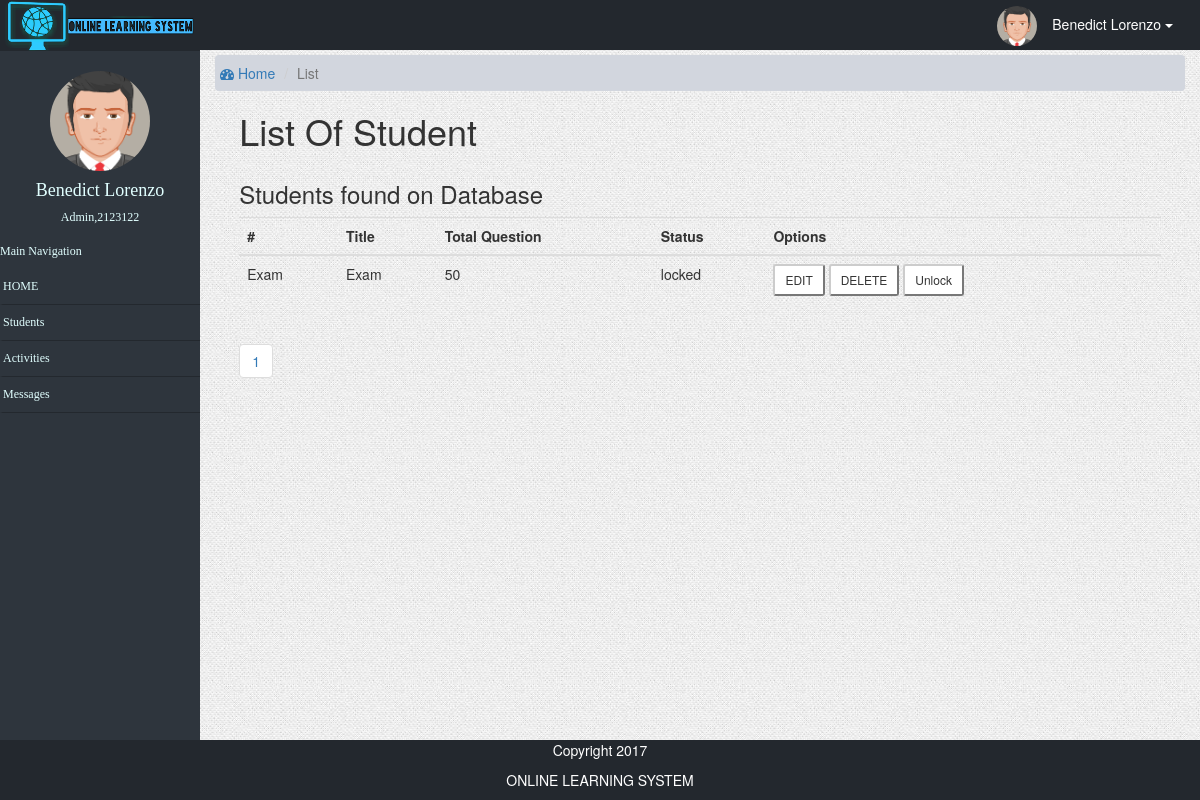
Before: /admin/list.php?ref=list (signed in) with the older database file.
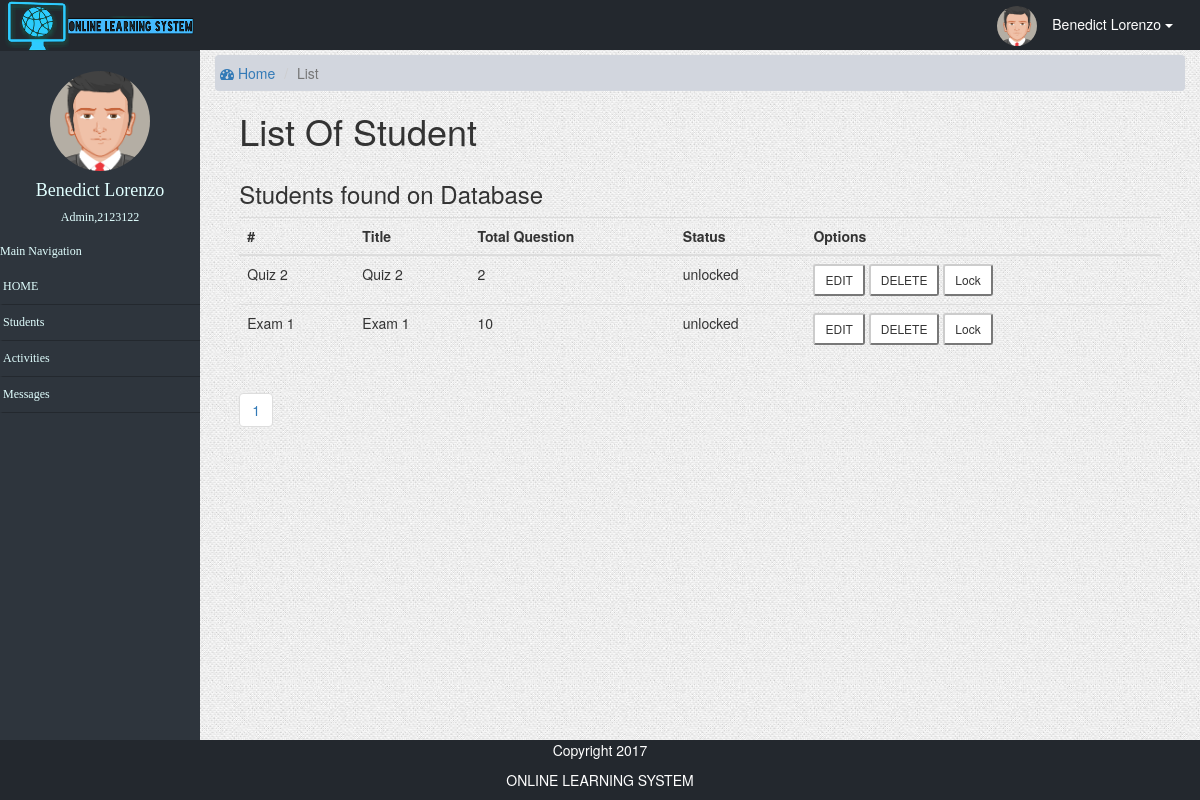
After: the same page with the newer database file.
### tables this page shows
CREATE TABLE `createact` (
  `create_id` int(11) NOT NULL,
  `title` varchar(255) NOT NULL,
  `numque` int(11) NOT NULL,
  `status` varchar(255) NOT NULL
);

### admin/list.php (the view, shortened to what this page needs)
<?php
function display_content(){
if ($_GET['ref']=="list") {
	echo '
   <div class="content-wrapper">
    <section class="content-header">
      <ol class="breadcrumb">
        <li><a href="./"><i class="fa fa-dashboard"></i> Home</a></li>
        <li class="active">List</li>
      </ol>
    </section>
    </div>
		<div class="borderStudent">
			<section class="content-header">
      	<h1>List Of Student</h1>
      		<section class = "content">
      			<div class="row">
              <section class="col-lg-12">
                <div class="box box-info">
                  <div class="box-header">
                    <h3 class="box-title">Students found on Database</h3>
                  </div>
                  <div class="box-body">
				            <table class="table">
                   		<tbody>
                   			<tr>
    		                  <th>#</th>
    		                  <th>Title</th>
    		                  <th>Total Question</th>
    						  <th>Status</th>
                  <th>Options</th>
                    		</tr>
                      </tbody>
                   		<tbody>';
                      include('../db_config/database.php');
		                    $page =$_GET['page'];
                      if ($page=="" || $page=="1"){
								        $page1=0;
		                  }else{
								        $page1=($page*10)-10;
						          }
                        $sql = "SELECT * FROM createact limit $page1,10";
                        $result = mysqli_query($connection,$sql);
                      if ($result->num_rows > 0) {
                        while($row = $result->fetch_assoc()) {
echo "
                   			<tr>
                   				<td>".$row["title"]."</td>
                   				<td>".$row["title"]."</td>
                   				<td>".$row["numque"]."</td>
                          <td>".$row['status']."</td>
                          		<td>
                              <div class='inline'>
                            <li>
                            <form method='POST' action='list.php?ref=edit&id=".$row["create_id"]."'>
                              <input class = 'btn-default btn-sm' title ='EDIT " .$row["title"]."' type='submit' name='edit' value='EDIT'>
                            </form>
                            </li>
                            <li>
               					    <form method='POST' action='process/deletelist.php?ref=".$row["create_id"]."' onSubmit='return ConfirmDelete();'>
                              <input class = 'btn-default btn-sm' title ='DELETE " .$row["title"]."' type='submit' name='delete' value='DELETE'>
                            </form>
                            </li>
                            <li>
                            <form method='POST' action='process/list.php?ref=".$row["create_id"]."'>";
                         if ($row['status']=="locked") {
                           echo "  <input class = 'btn-default btn-sm' title ='Unlock " .$row["title"]."' type='submit' name='unlock' value='Unlock'>";
                          }else{
                             echo "  <input class = 'btn-default btn-sm' title ='Lock " .$row["title"]."' type='submit' name='lock' value='Lock'>";
                          }
   echo "
      </form>
      <li>
      </div>
                          </td>
               			    </tr>
";
                        }
                      } $connection->close();
echo '
 					            </tbody>
                    </table>
                    <ul class="pagination">';
                      include('../db_config/database.php');
                        $sql = "SELECT * FROM createact";
                        $result = mysqli_query($connection,$sql);
                      if ($result->num_rows > 0) {
                        print '<tr><td colspan="10">';
                        $ragents=mysqli_num_rows($result);
                        $a = $ragents/10;
                        $a = ceil($a);
                      for ($b=1;$b<=$a;$b++){
?>                      <li class="paginate_button">
                          <a href="list.php?ref=list&page=<?php echo $b; ?>" ><?php echo $b. " "; ?></a>
                        </li><?php
                      }
                    }
echo '
                    </ul>
                  </div>
              </div>
            </section>
          </div>
        </section>
      </section>
    </div>
';
}
?>                      <li class="paginate_button">
                        </li><?php
}
	require_once('admintemplate.php');
	?>

Changed rows visible on the page:
removed createact: title "Exam", numque "50", status "locked"
added createact: title "Quiz 2", numque "2", status "unlocked"
added createact: title "Exam 1", numque "10", status "unlocked"
